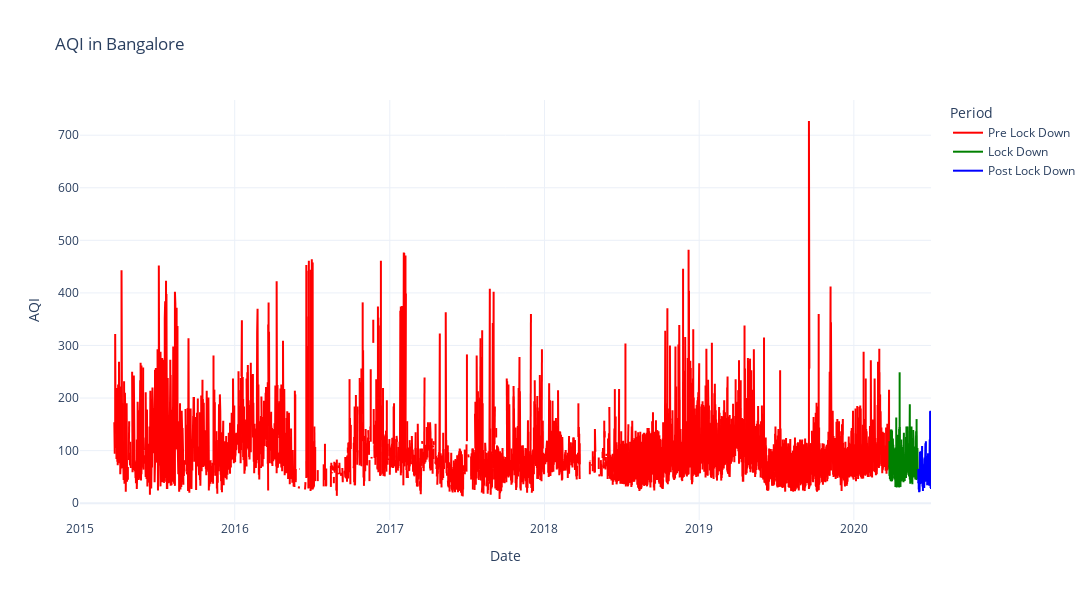

Notebook cell for this chart:
### Code cell
fig = go.Figure()

fig.add_trace(go.Scatter(x=pre_ld_bangalore['Date'], y=pre_ld_bangalore['AQI'],mode='lines', name='Pre Lock Down', line=dict(color='red')))
fig.add_trace(go.Scatter(x=ld_bangalore['Date'], y=ld_bangalore['AQI'],mode='lines', name='Lock Down', line=dict(color='green')))
fig.add_trace(go.Scatter(x=post_ld_bangalore['Date'], y=post_ld_bangalore['AQI'],mode='lines', name='Post Lock Down', line=dict(color='blue')))

fig.update_layout(title='AQI in Bangalore',xaxis_title='Date',yaxis_title='AQI',legend_title='Period',template='plotly_white',width=1200,height=600)

fig.show()

### Figure 1 — Plotly figure (JSON) as saved in the notebook; plotly's stock layout.template omitted (floating-point values rounded to 4 significant figures; data arrays with more than 128 entries replaced by an {"elided": "..."} marker saying what was removed)
{"data": [{"line": {"color": "red"}, "mode": "lines", "name": "Pre Lock Down", "type": "scatter", "x": {"elided": "11006 str values"}, "y": {"elided": "11006 int values"}}, {"line": {"color": "green"}, "mode": "lines", "name": "Lock Down", "type": "scatter", "x": {"elided": "680 str values"}, "y": {"elided": "680 int values"}}, {"line": {"color": "blue"}, "mode": "lines", "name": "Post Lock Down", "type": "scatter", "x": {"elided": "310 str values"}, "y": {"elided": "310 int values"}}], "layout": {"height": 600, "legend": {"title": {"text": "Period"}}, "title": {"text": "AQI in Bangalore"}, "width": 1200, "xaxis": {"title": {"text": "Date"}}, "yaxis": {"title": {"text": "AQI"}}}}
